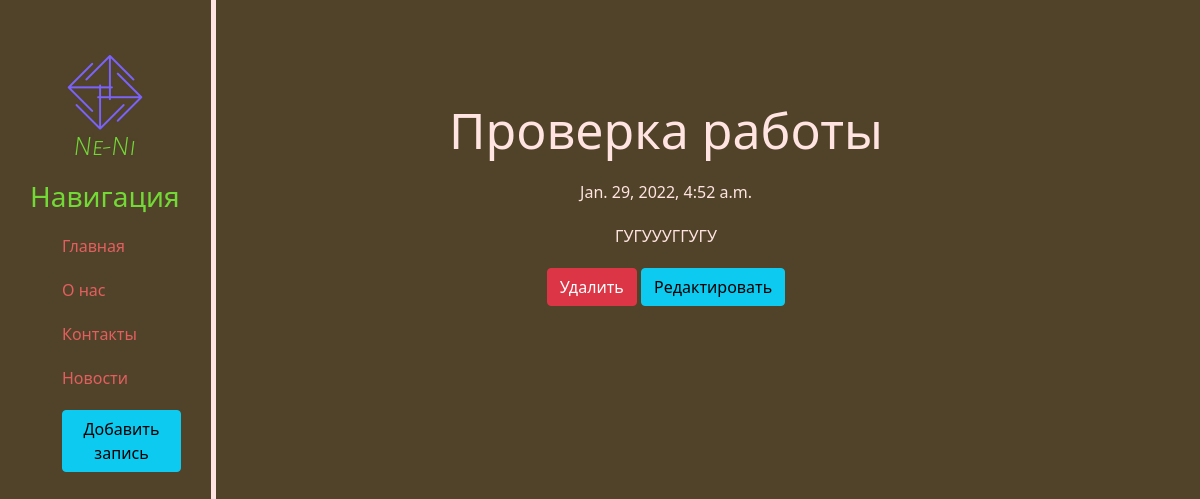
The page /news/1 on the database as committed earlier.
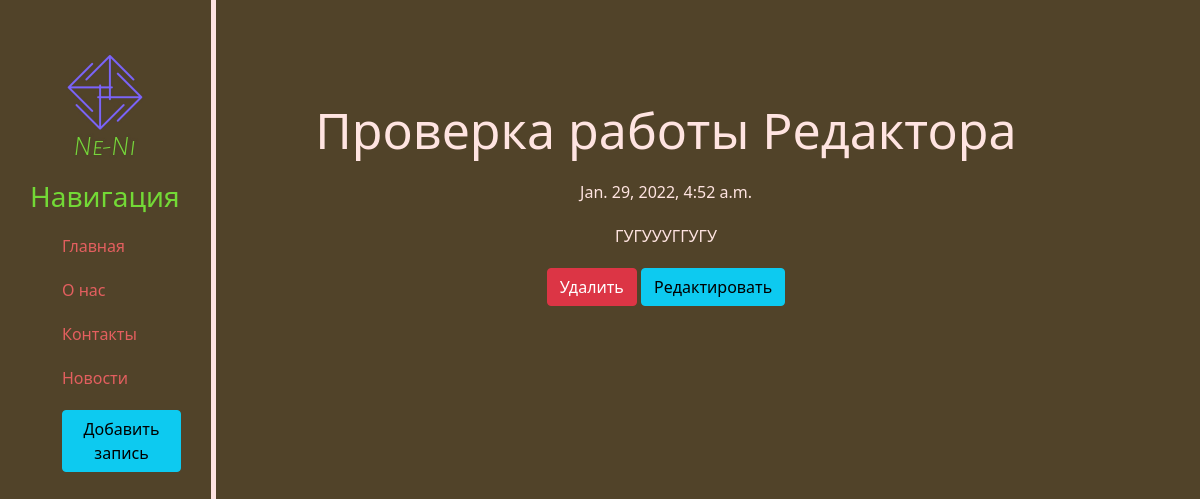
The same page on the database as committed later.
### news/models.py (models this page shows, shortened)
class Article(models.Model):
    title = models.CharField('Название', max_length=50,)
    anons = models.CharField('Анонс', max_length=250)
    full_text = models.TextField('Статья')
    date = models.DateTimeField('Дата публикации')
    class Meta:
        verbose_name = 'Новость'
        verbose_name_plural = 'Новости'

### news/views.py (the view)
# urls.py: path('<int:pk>', views.NewsDetail.as_view(), name = "news-detail"),
class NewsDetail(DetailView):
    model = Article
    template_name = "news/details_view.html"
    context_object_name = "article"

### news/templates/news/details_view.html (shortened to what this page needs)
{% extends 'main/layout.html' %}
{% block content%}
    <div class="features">
        <h1>{{ article.title}}</h1>
        <p>{{article.date}}</p>
        <p>{{article.full_text}}</p>
        <a href="{% url 'news-delete' article.id %}" class="btn btn-danger">Удалить</a>
        <a href="{% url 'news-update' article.id %}" class="btn btn-info">Редактировать</a>
    </div>
{% endblock %}

Rows that differ between the two databases and show on the page:
changed Article "ГУГУУУГГУГУ": title "Проверка работы" → "Проверка работы Редактора"
